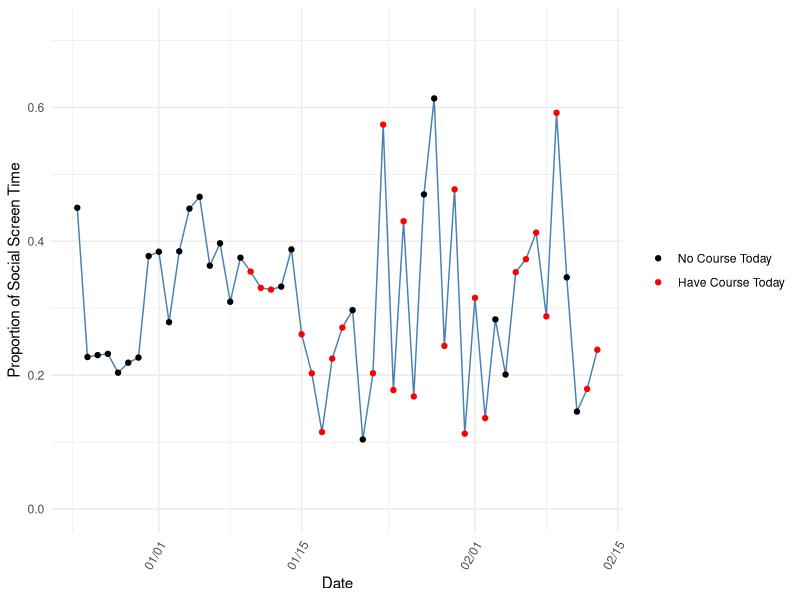

Recreate this plot in R. (Note: this script raises an error after producing the figure.)
rm(list = ls())
gc()
library(readxl)
library(dplyr)
library(lubridate)
library(tidyr)
library(ggplot2)
library(scales)
df <- read_excel("ScreenTimeZihaoHan.xlsx")
convert_to_minutes <- function(time) {
  if (!grepl("h", time)) {
    return(as.numeric(sub("m", "", time)))
  }
  parts <- strsplit(time, "h|m")[[1]]
  as.numeric(parts[1]) * 60 + as.numeric(parts[2])
}
df$Total.ST.min <- sapply(df$Total.ST, convert_to_minutes)
df$Social.ST.min <- sapply(df$Social.ST, convert_to_minutes)
df$prop_ST <- df$Social.ST.min / df$Total.ST.min
df$duration_per_use <- df$Total.ST.min / df$Pickups

df$is_weekday <- ifelse(df$Date < as.Date("2024-01-10"), 0,
                        ifelse(wday(df$Date) %in% 2:6, 1, 0))

result_summary <- df %>%
  group_by(is_weekday) %>%
  summarise(
    mean_Total_ST_min = mean(Total.ST.min),
    sd_Total_ST_min = sd(Total.ST.min),
    q1_Total_ST_min = quantile(Total.ST.min, 0.25),
    q3_Total_ST_min = quantile(Total.ST.min, 0.75),
    min_Total_ST_min = min(Total.ST.min),
    max_Total_ST_min = max(Total.ST.min),
    
    mean_Social_ST_min = mean(Social.ST.min),
    sd_Social_ST_min = sd(Social.ST.min),
    q1_Social_ST_min = quantile(Social.ST.min, 0.25),
    q3_Social_ST_min = quantile(Social.ST.min, 0.75),
    min_Social_ST_min = min(Social.ST.min),
    max_Social_ST_min = max(Social.ST.min),
    
    mean_Pickups = mean(Pickups),
    sd_Pickups = sd(Pickups),
    q1_Pickups = quantile(Pickups, 0.25),
    q3_Pickups = quantile(Pickups, 0.75),
    min_Pickups = min(Pickups),
    max_Pickups = max(Pickups),
    
    mean_prop_ST = mean(prop_ST),
    sd_prop_ST = sd(prop_ST),
    q1_prop_ST = quantile(prop_ST, 0.25),
    q3_prop_ST = quantile(prop_ST, 0.75),
    min_prop_ST = min(prop_ST),
    max_prop_ST = max(prop_ST),
    
    mean_duration_per_use = mean(duration_per_use),
    sd_duration_per_use = sd(duration_per_use),
    q1_duration_per_use = quantile(duration_per_use, 0.25),
    q3_duration_per_use = quantile(duration_per_use, 0.75),
    min_duration_per_use = min(duration_per_use),
    max_duration_per_use = max(duration_per_use)
  )

statistical_summary <- result_summary %>%
  pivot_longer(cols = -is_weekday) %>%
  separate(name, into = c("variable", "stat"), sep = "_") %>%
  pivot_wider(names_from = stat, values_from = value)

write.csv(statistical_summary, file = "SummaryStatzihaohan.csv", row.names = TRUE)


# calculate XX

X <- as.matrix(cbind(1, df$Total.ST.min, df$Social.ST.min, df$Pickups, 
                     df$duration_per_use,df$is_weekday,df$procrastination,
                     df$BMI,df$course_hour))
XX = t(X)%*%X
Y <- df$prop_ST
XY <- t(X) %*% Y

YY = t(Y) %*% Y
n = nrow(df)
data_to_save <- data.frame(YY = c(YY[,1]), n = n)
write.csv(data_to_save, file = "zihaohan_YY_n.csv", row.names = FALSE)

XY_matrix <- matrix(XY, ncol = 1)

combined_matrix <- cbind(XX, XY = XY_matrix)

combined_df <- as.data.frame(combined_matrix)
write.csv(combined_matrix, "zihaohan_XX_XY.csv", row.names = FALSE)
df$Date <- as.Date(df$Date)
df$is_weekday <- factor(df$is_weekday)
proportion.plot = ggplot(df, aes(x = Date, y = prop_ST, 
                                 color = is_weekday, group = 1)) +
  geom_line(color = "steelblue") +
  geom_point() +
  xlab("Date") +
  ylab("Proportion of Social Screen Time") +
  ylim(0,max(df$prop_ST)+0.1) +
  scale_color_manual(labels = c("No Course Today","Have Course Today"), 
                     values = c("black", "red")) +
  scale_x_date(labels = date_format("%m/%d")) +
  theme_minimal() +
  theme(axis.text.x = element_text(angle = 60, hjust = 1),
        legend.title = element_blank())
ggsave("./Figure/line_plot_zihaohan.png", plot = proportion.plot, width = 10, height = 6, units = "in")

boxplot_plot <- ggplot(df, aes(x = is_weekday, y = prop_ST, fill = is_weekday)) +
  geom_boxplot() +
  xlab("Weekday") +
  ylab("Proportion of Social Screen Time") +
  #scale_fill_manual(values = c("black", "red")) +  # Adjust fill colors as needed
  theme_minimal()

ggsave("./Figure/box_plot_zihaohan.png", plot = proportion.plot, width = 10, height = 6, units = "in")


